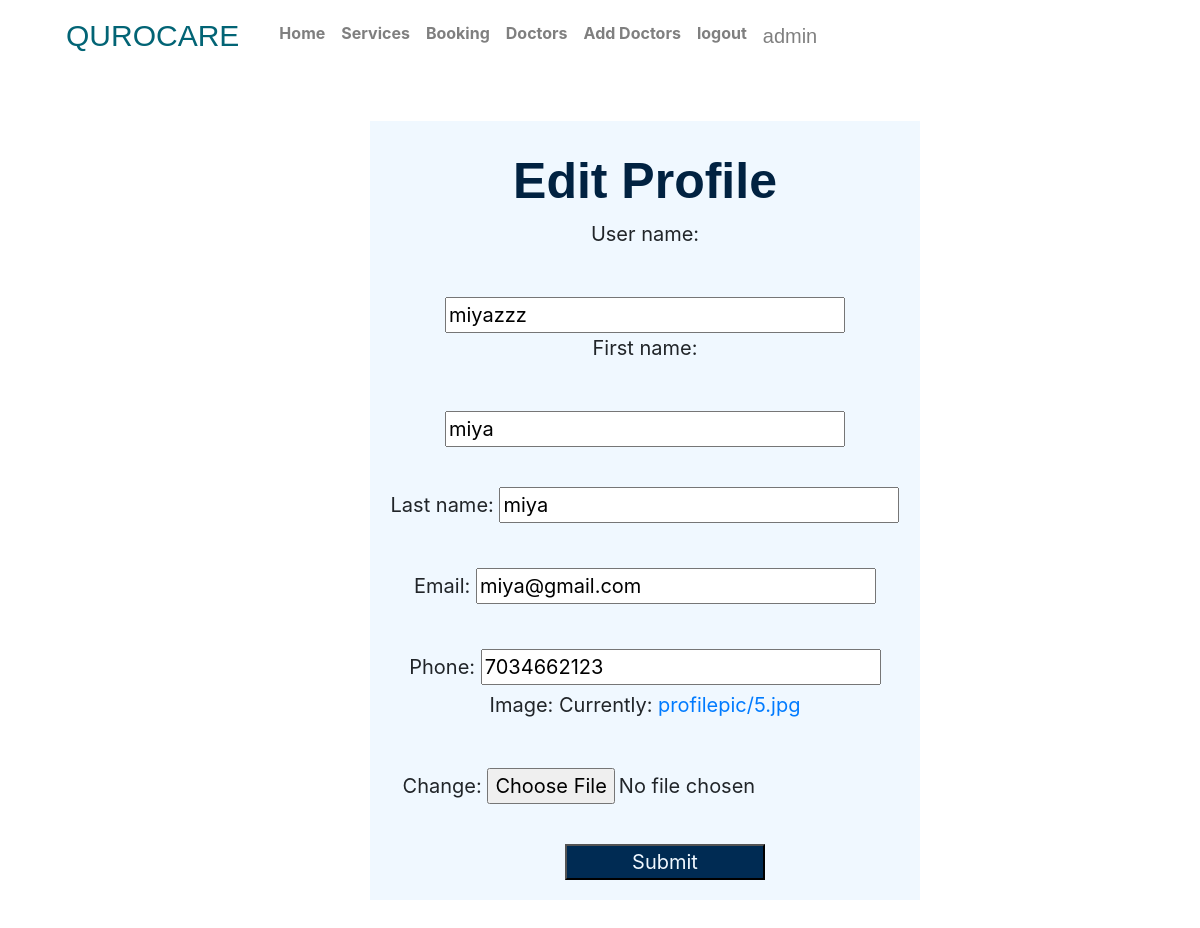
Page /editprofile/7 (signed in) on the committed database.
### appointments/models.py (models this page shows, shortened)
class profile(models.Model):
    user = models.OneToOneField(User,on_delete=models.CASCADE)
    user_name =models.CharField (max_length=30,null=True,blank=True)
    first_name =models.CharField (max_length=30,null=True,blank=True)
    last_name =models.CharField (max_length=30,null=True,blank=True)
    Email = models.EmailField (max_length=30,null=True,blank=True)
    phone = models.IntegerField ()
    image = models.ImageField(upload_to='profilepic')

### appointments/views.py (the view)
# urls.py: path('editprofile/<int:u_id>', views.editprofilefn),
def editprofilefn(request,u_id):
    if request.method =='POST':
       x=profile.objects.get(user=u_id)
       y=profileForm(request.POST,request.FILES,instance=x)
       if y.is_valid():
          y.save()
          return redirect('/profile')
    else:
        x=profile.objects.get(user=u_id)
        f=profileForm(instance=x)
        return render(request,'editprofile.html',{'form':f})

### appointments/forms.py
class profileForm(forms.ModelForm):
    class Meta:
        model=profile
        exclude=['user']

### appointments/templates/editprofile.html (shortened to what this page needs)
{% extends 'base.html'%}
{% load static %}
 {% load widget_tweaks %}
{% block style %}
<link rel="stylesheet" href="{% static 'css/addprofile.css' %}">
{% endblock %}
{% block content %}
    <form method="POST" enctype="multipart/form-data">
        <div class="cardx" style="width: 18rem;">
            <div class="card-body">
                <h1>Edit Profile</h1>
               {{form}}
             <input class="a" type="submit">
            </div>
        </div>
     </form>
{% endblock%}

### appointments/templates/base.html (shortened to what this page needs)
{% load static %}
<!DOCTYPE html>
<html lang="en">
<head>
    <link rel="stylesheet" href="https://cdn.jsdelivr.net/npm/bootstrap@4.1.3/dist/css/bootstrap.min.css">
    {%block style%}
    {%endblock%}
</head>
    <nav  class="navbar navbar-expand-lg navbar-light ">
        <a style="color: rgb(2, 100, 117);font-size:30px;font-family:Impact, Haettenschweiler, 'Arial Narrow Bold', sans-serif" class="navbar-brand" href="#">QUROCARE</a>
        <div class="collapse navbar-collapse" id="navbarNav">
          <ul class="navbar-nav">
            <li class="nav-item active">
              <a class="nav-link" href="/"> <span class="sr-only">(current) Home</span></a>
            </li>
                          <li class="nav-item">
                            <a style="font-weight: bolder;" class="nav-link" href="/">Home</a>
                          </li>
        <li class="nav-item">
            <a style="font-weight: bolder;" class="nav-link" href="/services">Services</a>
          </li>
          <li class="nav-item">
            <a style="font-weight: bolder;" class="nav-link" href="/category">Booking</a>
        </li>
        <li class="nav-item">
          <a style="font-weight: bolder;" class="nav-link" href="/doctors">Doctors</a>
        </li>
        {% if user.is_authenticated and user.is_superuser %}
            <li class="nav-item">
              <a style="font-weight: bolder;" class="nav-link" href="/adddoctors">Add Doctors</a>
            </li>
       {% endif %}
    {% if user.is_authenticated %}
        <li class="nav-item">
          <a style="font-weight: bolder;" class="nav-link" href="/logout">logout</a>
        </li>
      <li class="nav-item">
          <a  style="font-family: Impact, Haettenschweiler, 'Arial Narrow Bold', sans-serif;font-size:20px" class="nav-link x " href="/profile">{{user.username}}</a>
      </li>
      {% else %}
          </li>
          <li class="nav-item">
            <a style="font-weight: bolder;" class="nav-link" href="/login">Login</a>
          </li>
        {% endif %}
          </ul>
        </div>
      </nav>
      {%block content%}
      {%endblock%}
</body>
</html>

### appointments/static/css/addprofile.css (style rules this page uses)
form { margin-top: 50px; font-size: 20px; margin-bottom: 50px; text-align: center; }
.a { background-color: rgb(0, 43, 83) !important; color: aliceblue; margin-left: 40px; width: 200px; }
input { margin-top: 40px; width: 400px; font-size: 20px; }
h1 { text-align: center; font-style: unset; font-weight: bolder; color: rgb(1, 34, 65); margin-top: 10px; font-size: 50px; font-family: 'Franklin Gothic Medium', 'Arial Narrow', Arial, sans-serif; }
.cardx { width: 550px !important; background-color: aliceblue; margin-left: 370px ; margin-top: 30px ; font-size: 20px; }

### rows in the picture
profile: user_name "miyazzz", first_name "miya", last_name "miya", Email "miya@gmail.com", phone "7034662123"

### other values in the picture
{{ user.username }} "admin"
